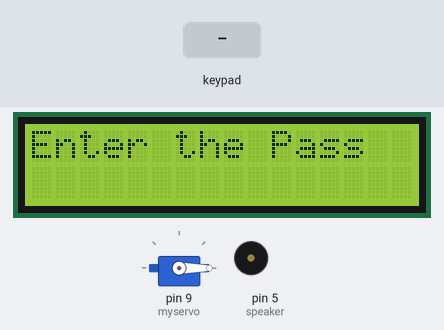
Bench run of a sketch on a simulated Arduino Uno, built with avr-gcc and run on an emulated ATmega328P. Parts: 16×2 character LCD, servo, buzzer (waves = sounding, pin HIGH). The test bench sets the inputs (shaded band). What the sketch prints to the serial monitor is not drawn.

Above: at 1.2 s.
1.3 s: keypad keys 1 6 7 0 # pressed 0.4 s apart
At 3.9 s:
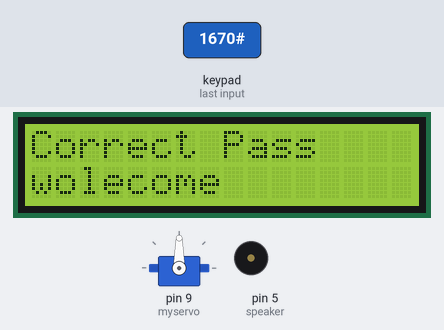
4.8 s: key '#' pressed
At 5.3 s:
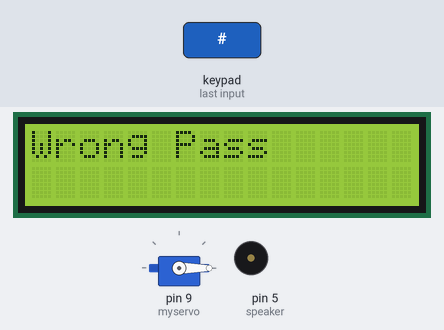
6.9 s: keypad keys 8 1 2 1 3 pressed 0.4 s apart
At 9.1 s:
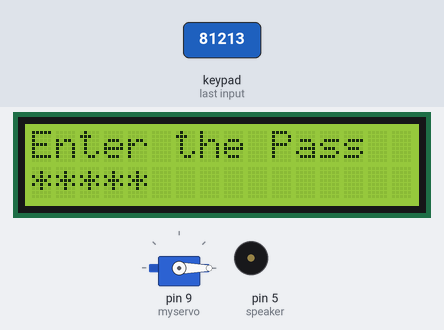
10.4 s: keypad keys 8 1 2 1 3 # pressed 0.4 s apart
At 10.61 s:
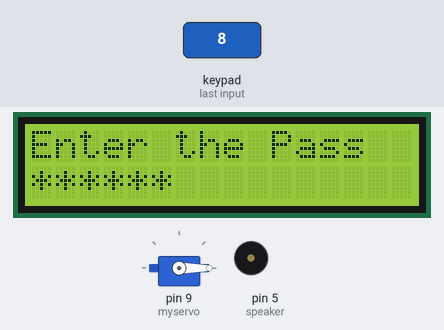
14.3 s: key '1' pressed
At 14.6 s:
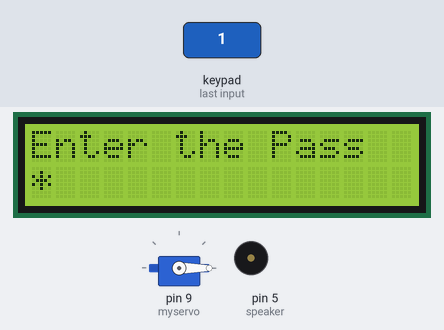
15.8 s: key '2' pressed
At 17.0 s:
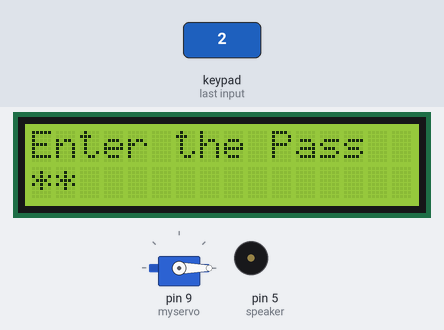
Timing chart, 0 to 18.3 s (numbered marks = the images above; inputs shaded):
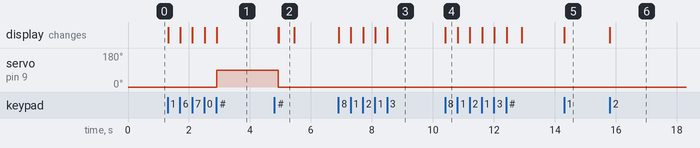

The sketch:

LCD_Kypad_Password_Lock.ino
```cpp
/*
 * Circuit Schematic https://goo.gl/VXVMNr
 * https://youtube.com/arafamicrosystems
  The circuit:
 * LCD RS pin to digital pin A0
 * LCD Enable pin to digital pin A1
 * LCD D4 pin to digital pin A2
 * LCD D5 pin to digital pin A3
 * LCD D6 pin to digital pin A4
 * LCD D7 pin to digital pin A5
 * LCD R/W pin to ground
 * LCD VSS pin to ground
 * LCD VCC pin to 5V
 * 10K resistor:
 * ends to +5V and ground
 * wiper to LCD VO pin (pin 3)
 *
 */


// include the library code:
#include <LiquidCrystal.h>
#include <Keypad.h>
#include <Servo.h>
Servo myservo;
LiquidCrystal lcd(A0, A1, A2, A3, A4, A5);
const byte ROWS = 4; //four rows
const byte COLS = 3; //three columns
char keys[ROWS][COLS] = {
  {'1','2','3'},
  {'4','5','6'},
  {'7','8','9'},
  {'*','0','#'}
};
byte rowPins[ROWS] = {6,3,4,2};
byte colPins[COLS] = {8, 12, 13};
Keypad keypad = Keypad( makeKeymap(keys), rowPins, colPins, ROWS, COLS );
char StorePass[]="1670";
int i=0,count=0,c=0,number=sizeof(StorePass)-1;
char pass[sizeof(StorePass)-1];
const byte speaker = 5;
const byte lamp=10;
void setup() {
 Serial.begin(9600); // set up the LCD's number of columns and rows:
  lcd.begin(16, 2);
  // Print a message to the LCD.
  lcd.print("Enter the Pass");
  lcd.setCursor(0, 1);
 myservo.attach(9);
  pinMode(speaker,OUTPUT);
  myservo.write(0);}

void loop()
{
  char key = keypad.getKey();

  if (key>='0'&&key!='#')
  {
    lcd.print('*');
    pass[i]=key;
    i++;
  }else if(key=='#')
  {
    if(i==number)
    {
      for(int j=0;j<number;j++)
      {
        if(pass[j]==StorePass[j])count++;
      }
      if(count==number)
      {
      correct();
      }else
      {
        wrong();
      }
    }

    else
    {
      wrong();
    }
  }
  Serial.println(c);
  if (c==3){

alarming();
  }
    }


void wrong()
{
        lcd.clear();
        lcd.setCursor(0,0);
        lcd.print("Wrong Pass     ");
        delay(500);
        i=0;
        count=0;
        lcd.setCursor(0,0);
        lcd.print("Enter the Pass");
        lcd.setCursor(0,1);
        c++;
}
void correct()
{  lcd.clear();
        lcd.setCursor(0,0);
        lcd.print("Correct Pass    ");
        lcd.setCursor(0,1);
        lcd.print("wolecome        ");
        myservo.write(90);
        delay(2000);
         lcd.clear();
        i=0;
        count=0;
        myservo.write(0);
        lcd.setCursor(0,0);
        lcd.print("Enter the Pass");
        lcd.setCursor(0,1);
        c=0;
        digitalWrite(lamp,HIGH);}

  void alarming()
  {  lcd.clear();
   lcd.print("Stealing");
    digitalWrite(speaker,HIGH);
  digitalWrite(lamp,HIGH);
 delay(1000);
  digitalWrite(speaker,LOW);
    digitalWrite(lamp,LOW);
delay(500);
    digitalWrite(speaker,HIGH);
  digitalWrite(lamp,HIGH);
 delay(1000);
  digitalWrite(speaker,LOW);
    digitalWrite(lamp,LOW);
delay(500);
    digitalWrite(speaker,HIGH);
  digitalWrite(lamp,HIGH);
 delay(1000);
  digitalWrite(speaker,LOW);
    digitalWrite(lamp,LOW);
delay(500);
lcd.clear();
lcd.print("Enter the Pass");
        lcd.setCursor(0,1);
  c=0;}
```

Measured:
- after the input at 1.3 s, servo on pin 9 (myservo): 0° → 90° after 1.6 s; the display: first changes at once (image 1 shows a later state)
- after the input at 4.8 s, the display: first differs from a run without the input after 0.15 s (image 2)
- after the input at 6.9 s, the display: first changes at once (image 3 shows a later state)
- after the input at 10.4 s, the display: changes at once (image 4)
- after the input at 14.3 s, the display: changes at once (image 5)
- after the input at 15.8 s, the display: changes at once (image 6)
- what the display in image 2 shows lasts 0.6 s, from 4.9 s to 5.5 s
